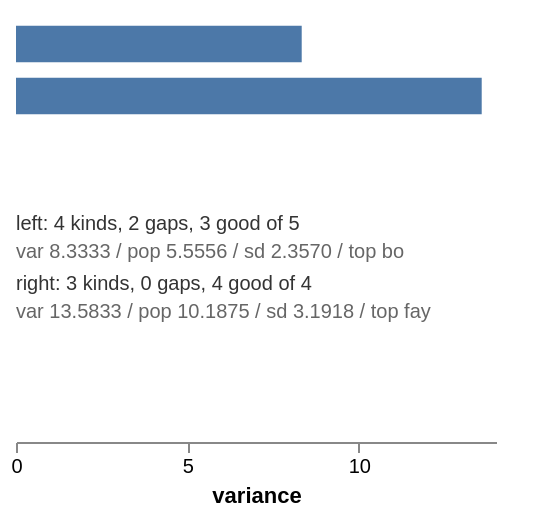

Specify this chart in Vega-Lite:
### Vega specification from a JSON file in a GitHub repository (floating-point values rounded to 4 significant figures)
{"$schema": "https://vega.github.io/schema/vega/v6.json", "description": "The seven aggregate operations no fixture had ever asked for, read out as text so the numbers themselves are compared rather than a bar's height. The table is built to make each one say something different: a null and a missing field separate valid from missing, a repeated value separates distinct from count, and the sample and population forms of variance differ by the factor the sample form divides by. The argmax beside them returns a whole row rather than a number, which is what its label reads a second column out of.", "width": 260, "height": 150, "padding": 5, "background": "white", "data": [{"name": "t", "values": [{"g": "left", "c": "ada", "v": 4}, {"g": "left", "c": "bo", "v": 9}, {"g": "left", "c": "cyd", "v": 4}, {"g": "left", "c": "dee", "v": null}, {"g": "left", "c": "eli"}, {"g": "right", "c": "fay", "v": 11}, {"g": "right", "c": "gus", "v": 2}, {"g": "right", "c": "hal", "v": 7}, {"g": "right", "c": "ivy", "v": 7}]}, {"name": "summary", "source": "t", "transform": [{"type": "aggregate", "groupby": ["g"], "fields": ["v", "v", "v", "v", "v", "v", "v", "v"], "ops": ["argmax", "distinct", "missing", "valid", "variance", "variancep", "stdevp", "count"], "as": ["top", "kinds", "gaps", "good", "spread", "spreadp", "sdp", "rows"]}]}], "scales": [{"name": "y", "type": "band", "domain": {"data": "summary", "field": "g"}, "range": [0, 60], "padding": 0.3}, {"name": "x", "type": "linear", "domain": {"data": "summary", "field": "spread"}, "range": [0, 240], "zero": true, "nice": true}], "axes": [{"orient": "bottom", "scale": "x", "offset": 66, "tickCount": 4, "title": "variance"}], "marks": [{"type": "rect", "from": {"data": "summary"}, "encode": {"enter": {"x": {"value": 0}, "x2": {"scale": "x", "field": "spread"}, "y": {"scale": "y", "field": "g"}, "height": {"scale": "y", "band": 1}, "fill": {"value": "#4c78a8"}}}}, {"type": "text", "from": {"data": "summary"}, "encode": {"enter": {"x": {"value": 0}, "y": {"signal": "110 + (datum.g === 'left' ? 0 : 30)"}, "text": {"signal": "datum.g + ': ' + datum.kinds + ' kinds, ' + datum.gaps + ' gaps, ' + datum.good + ' good of ' + datum.rows"}, "fontSize": {"value": 10}, "fill": {"value": "#333333"}}}}, {"type": "text", "from": {"data": "summary"}, "encode": {"enter": {"x": {"value": 0}, "y": {"signal": "124 + (datum.g === 'left' ? 0 : 30)"}, "text": {"signal": "'var ' + format(datum.spread, '.4f') + ' / pop ' + format(datum.spreadp, '.4f') + ' / sd ' + format(datum.sdp, '.4f') + ' / top ' + datum.top.c"}, "fontSize": {"value": 10}, "fill": {"value": "#666666"}}}}]}
